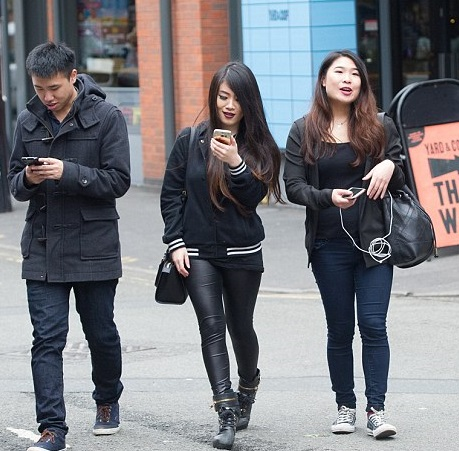
#> input picture image_processing/blending_images/img1.jpg, 459 x 451 px, given in place of the camera
$ python average_slip_algorithm.py
#> lines starting #> are read from the running program, lines starting #| are printed output that depends on the picture
# -*- coding: utf-8 -*-
"""
Created on Tue Aug 27 14:25:53 2024

@author: Esma
"""
#
"""
Meanshift,noktaları moda doğru kaydırarak veri noktalarını kümelere yenilemeli olarak atayan bir kümeleme algoritması
Mod en yüksek veri noktası yoğunluğu olarak tanımlanabilir.
Mod arama algoritması
"""
import cv2
import numpy as np

#kamera aç
cap =cv2.VideoCapture(0)

#bir tane frame oku
ret , frame=cap.read()
#> frame is the input picture: shape (451, 459, 3); mean B, G, R 124.8, 119.4, 119

if ret ==False:
    print("uyarı")

#detcetion
face_cascade=cv2.CascadeClassifier("haarcascade_frontalface_default.xml")
face_rects =face_cascade.detectMultiScale(frame)
#> face_rects = [[322, 54, 47, 47], [209, 82, 41, 41]]

(face_x,face_y,w,h) =tuple(face_rects[0])
#> face_x = 322; face_y = 54; w = 47; h = 47
track_window = (face_x,face_y,w,h)#Meanshift algoritması girdisi
#> track_window = (322, 54, 47, 47)

#regin of interest
roi = frame[face_y:face_y+h,face_x:face_x+w] #roi= face
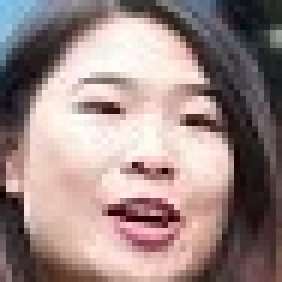
#> roi: shape (47, 47, 3) (shown 6 times larger); mean B, G, R 132.7, 135.5, 156

hsv_roi =cv2.cvtColor(roi, cv2.COLOR_BGR2HSV)
#> hsv_roi: shape (47, 47, 3); mean H, S, V 47.8, 54.6, 158.5

roi_hist=cv2.calcHist([hsv_roi], [0], None, [180], [0,180]) #takip için histogram gerekli
#> roi_hist = 180 values, max 179 at index 8, min 0 at index 28, mean 12.27
cv2.normalize(roi_hist, roi_hist,0,255,cv2.NORM_MINMAX)

# takip için gerekli durdurma kriterrleri
#count=hesaplanacak maksimum oge sayısı
#eps=değişiklik
term_crit =(cv2.TERM_CRITERIA_EPS | cv2.TERM_CRITERIA_COUNT,5,1)

while True:

    ret ,frame =cap.read()

    if ret:
        hsv=cv2.cvtColor(frame, cv2.COLOR_BGR2HSV)
#> hsv: shape (451, 459, 3); mean H, S, V 92, 53.6, 132.2

        #histogramı bir goruntude bulmak için kullanıyoruz
        #piksel karşılastırma

        dst = cv2.calcBackProject([hsv], [0], roi_hist, [0,180], 1)
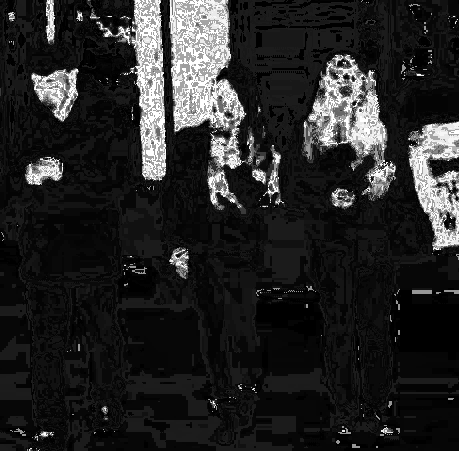
#> dst: shape (451, 459); min 0, max 255, mean 37.8

        ret,track_window=cv2.meanShift(dst, track_window, term_crit)
#> ret = 5; track_window = (318, 65, 47, 47)

        x,y,w,h=track_window
#> x = 318; y = 65

        img2=cv2.rectangle(frame, (x,y),(x+w,y+h), (0,0,255),5)
        cv2.imshow("takip", img2)

        if cv2.waitKey(1) & 0xFF == ord("q"):break
#> (key q is pressed here)


cap.release()
cv2.destroyAllWindows()


#çıktısı kameradan olusuyor kamera açıldıgında karşısında yüz olmazsa hata verir.

$ run again, on image_processing/blending_images/img2.jpg
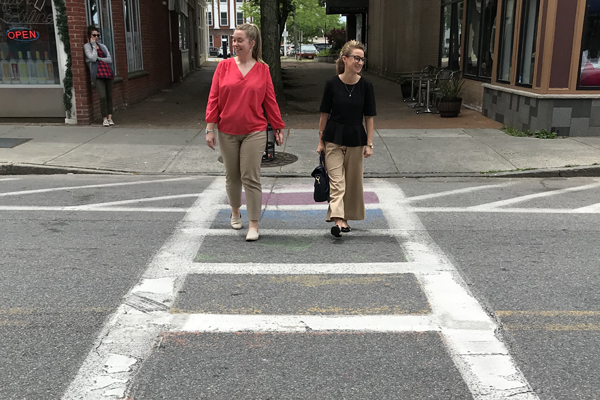
#> input picture image_processing/blending_images/img2.jpg, 600 x 400 px, given in place of the camera
#> frame is the input picture: shape (400, 600, 3); mean B, G, R 117, 121.9, 126.3
#> face_rects = [[339, 45, 31, 31]]
#> face_x = 339; face_y = 45; w = 31
#> `track_window = (face_x,face_y,w,h)#Meanshift algoritması girdisi`: track_window = (339, 45, 31, 31)
#> `roi = frame[face_y:face_y+h,face_x:face_x+w]`:
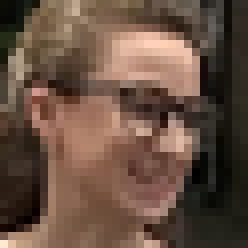
#> roi: shape (31, 31, 3) (shown 8 times larger); mean B, G, R 65.9, 79.8, 103.1
#> hsv_roi: shape (31, 31, 3); mean H, S, V 14, 95.4, 103.2
#> roi_hist = 180 values, max 141 at index 10, min 0 at index 1, mean 5.34
#> hsv: shape (400, 600, 3); mean H, S, V 38.6, 30.5, 127.4
#> `dst = cv2.calcBackProject([hsv], [0], roi_hist, [0,180], 1)`:
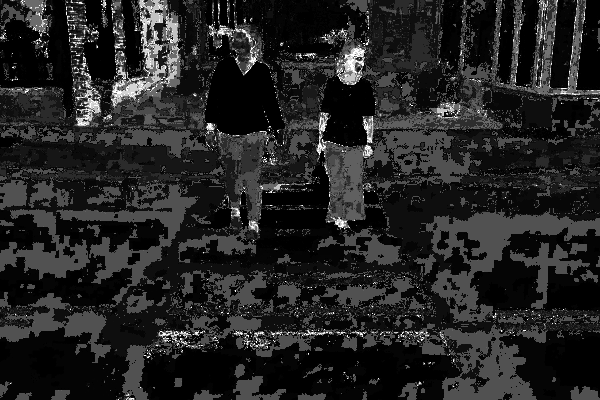
#> dst: shape (400, 600); min 0, max 255, mean 35.8
#> `ret,track_window=cv2.meanShift(dst, track_window, term_crit)`: ret = 2; track_window = (336, 45, 31, 31)
#> x = 336; y = 45
